Frame 1 (no input): blank canvas, image omitted
Frame 60 (the mouse pressed at the canvas centre just before this capture): blank canvas, image omitted
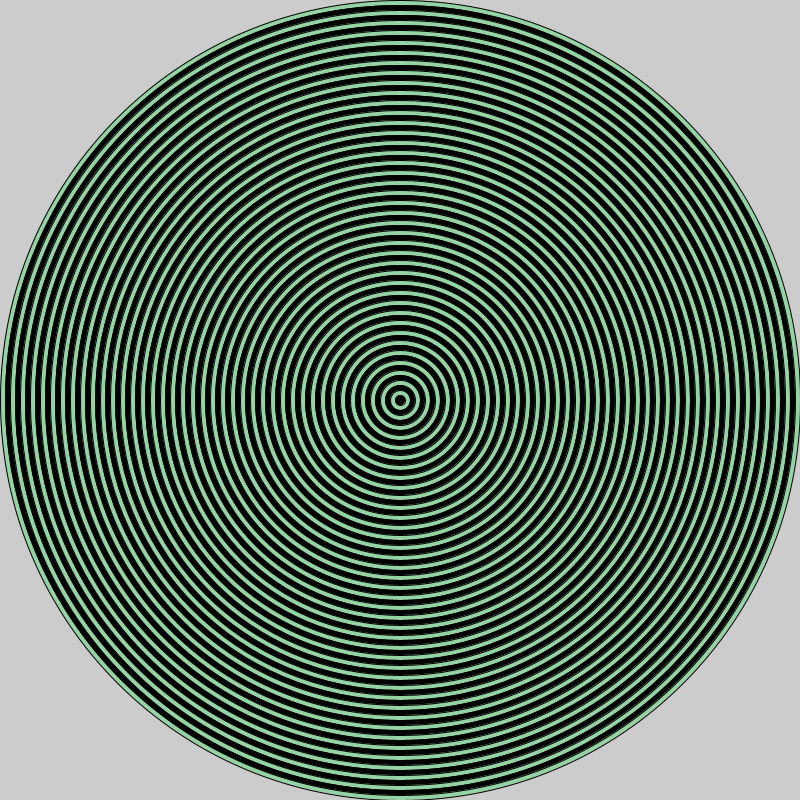
Frame 120 (the mouse held since frame 60 and released just before this capture)

The Processing sketch whose frames 1 and 60 were blank and that drew this single picture after the mouse press (run headless with seeded random() and noise(); from frame 60 on, the mouse is pressed at the canvas centre):

// Processing sketch: ColoredCircles
// ── ColoredCircles.pde
void setup() {
  size(800, 800);
}

void draw() {
  drawCircles(mouseX, mouseY, abs(pmouseX-mouseX));
}

void drawCircles(float x, float y, float size) {
  color c = color(random(255), random(255), random(255));
  fill(c);
  for (int i = int(size)*2; i > 3; i=i-20) {
    fill(c);
    ellipse(x, y, i, i);
    fill(0);
    ellipse(x, y, i-10, i-10);
  }
}
